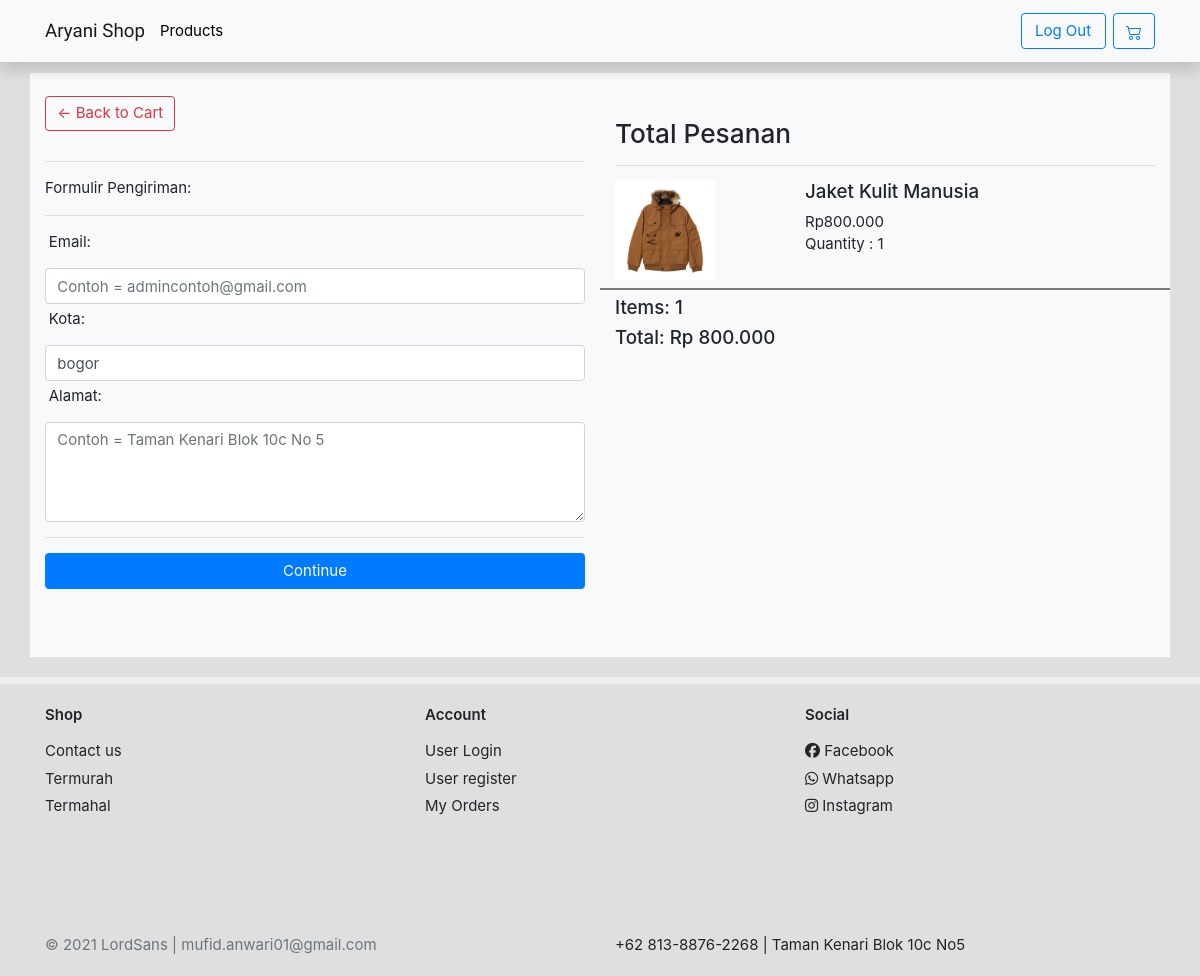
Before: /checkout/ (signed in) with the older database file.
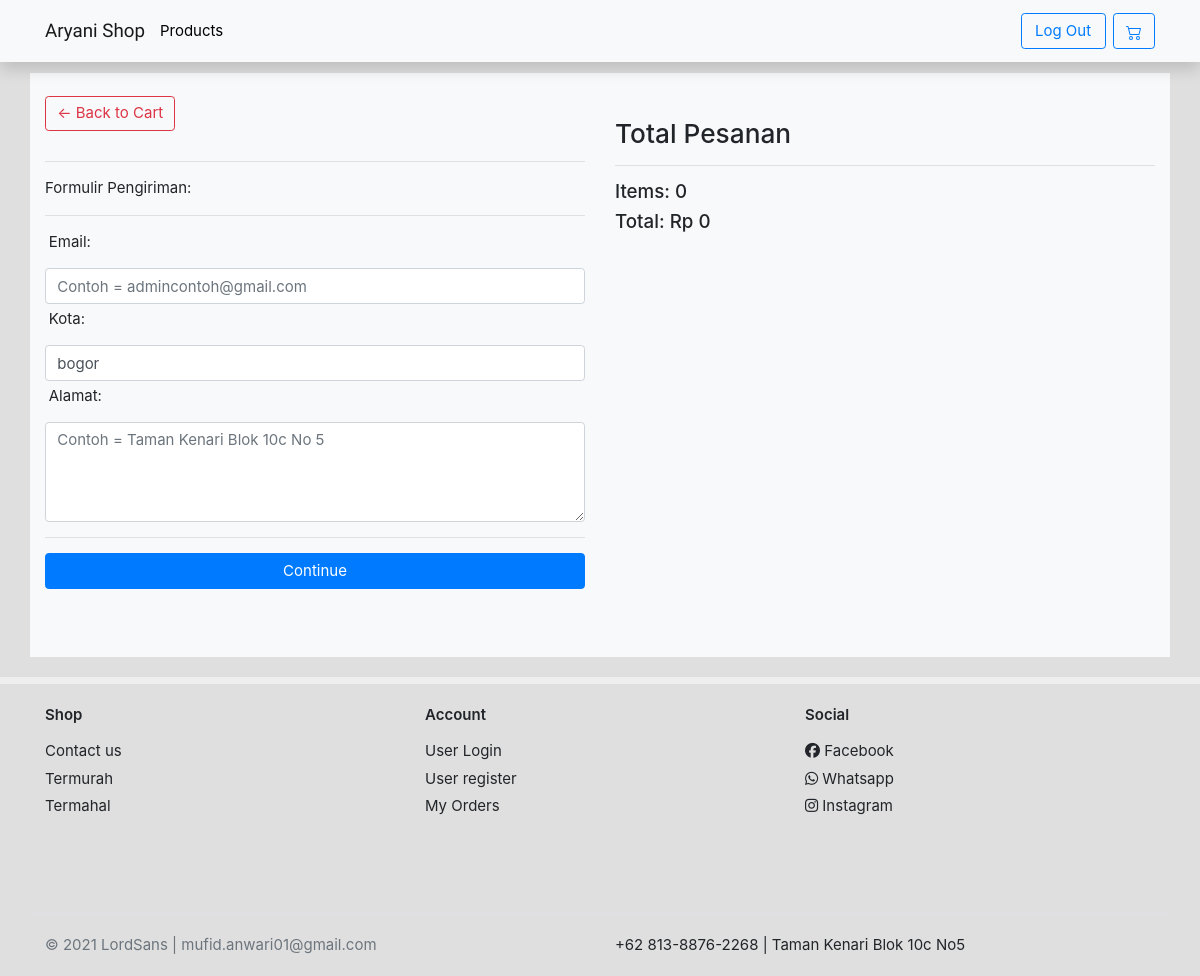
After: the same page with the newer database file.
### home/models.py (models this page shows, shortened)
class OrderItem(models.Model):
    product = models.ForeignKey(Product, null=True, on_delete=models.SET_NULL, blank=True)
    order = models.ForeignKey(Order, null=True, on_delete=models.SET_NULL, blank=True)
    quantity = models.IntegerField(default=0, null=True,blank=True)
    date_added = models.DateTimeField(auto_now_add=True)
    @property
    def get_total(self):
        print(self.quantity)
        return self.product.price * self.quantity

class Product(models.Model):
    category = models.ForeignKey(Category, related_name='product', on_delete=models.CASCADE)
    title = models.CharField(max_length=200,unique=True)
    image_product = models.ImageField(null=True, blank=True,upload_to='images/')
    price = models.DecimalField(max_digits=7,decimal_places=3)
    description = models.TextField()
    upload_time = models.DateField(auto_now_add=True)
    stock = models.IntegerField(default=1)
    slug = models.SlugField(blank= True)
    @property
    def imageURL(self):
        try:
            url = self.image_product.url
        except:
            url = ''
        return url

class Order(models.Model):
    user = models.ForeignKey(User, on_delete=models.CASCADE, null=True, blank= True)
    date_order = models.DateTimeField(auto_now_add=True)
    complete = models.BooleanField(default=False, null=True, blank=False)
    transaction_id = models.CharField(max_length=255, null=True, unique=True)
    @property
    def get_cart_totals(self):
        orderitem = self.orderitem_set.all()
        return sum([item.get_total for item in orderitem])
    @property
    def get_cart_items(self):
        orderitem = self.orderitem_set.all()
        return sum([item.quantity for item in orderitem])

### home/views.py (the view, shortened to what this page needs)
# urls.py: path('checkout/',ShippingView,name='checkout'),
@login_required
def ShippingView(request):
    context = {}
    form = FormShipping
    cart = cartData
    context.update(cart(request))
    context['form']=form
    return render(request, 'home/checkout.html', context)

### home/utils.py (called while the page is built)
def cartData(request):
    if request.user.is_authenticated:
        customer = request.user
        order,created = Order.objects.get_or_create(user=customer, complete=False)
        items = order.orderitem_set.all()
    else:
        items = []
        order = {'get_cart_items':'0','get_cart_totals':'0'}
        items = order['get_cart_totals']
    return {'items':items, 'order':order}

### templates/home/checkout.html (shortened to what this page needs)
{% extends 'base.html' %}
{% load static %}
{% block content %}
  <section class="under-nav">
    <div class="container bg-light pb-4 pt-4">
      <div class="row">
		<div class="col-md-6 pb-4">
			<div class="box-element" id="form-wrapper">
				<a  class="btn btn-outline-danger mb-3" href="{% url 'homey:cart' %}">&#x2190; Back to Cart</a>
				<form method="POST">
					<div id="shipping-info">
						<hr>
						<p>Formulir Pengiriman:</p>
						<hr>
						<div class="form-field">
							<p class="pl-1">Email:</p>
							{{form.email}}
						</div>
						<div class="form-field">
							<p class="pl-1 pt-1">Kota:</p>
							{{form.kota}}
						</div>
						<div class="form-field">
							<p class="pl-1 pt-1">Alamat:</p>
							{{form.address}}
						</div>
					</div>
					<hr>
					<input id="form-button" class="btn btn-primary btn-block" type="submit" value="Continue">
				</form>
			</div>
			<br>
        </div>
		<div class="col-md-6 mt-4">
			<div class="box-element">
				<h3>Total Pesanan</h3>
				<hr>
                    <div class="row">
                    {% for item in items %}
        					<div class="col-4 pb-2 mb-2" style="border-bottom:2px solid rgba(0,0,0,0.5)"><img width="100px" src="{{ item.product.imageURL }}"></div>
                            <div class="col-8 pb-2 mb-2" style="border-bottom:2px solid rgba(0,0,0,0.5)">
                                <h5>{{ item.product.title }}</h5>
                                <p style="margin-bottom:0px;">Rp{{ item.product.price }}</p>
                                <p>Quantity : {{ item.quantity }}</p>
                            </div>
                    {% endfor %}
                    </div>
				<h5>Items:   {{ order.get_cart_items }}</h5>
				<h5>Total:   Rp {{ order.get_cart_totals }}</h5>
			</div>
		</div>
      </div>
    </div>
  </section>
{% endblock content %}

Changed rows visible on the page:
removed OrderItem: product.imageURL (picture), product "Jaket Kulit Manusia", product.price "800.000", quantity "1"
removed Order: get_cart_items "1", get_cart_totals "800.000"
added Order: get_cart_items "0", get_cart_totals "0"
